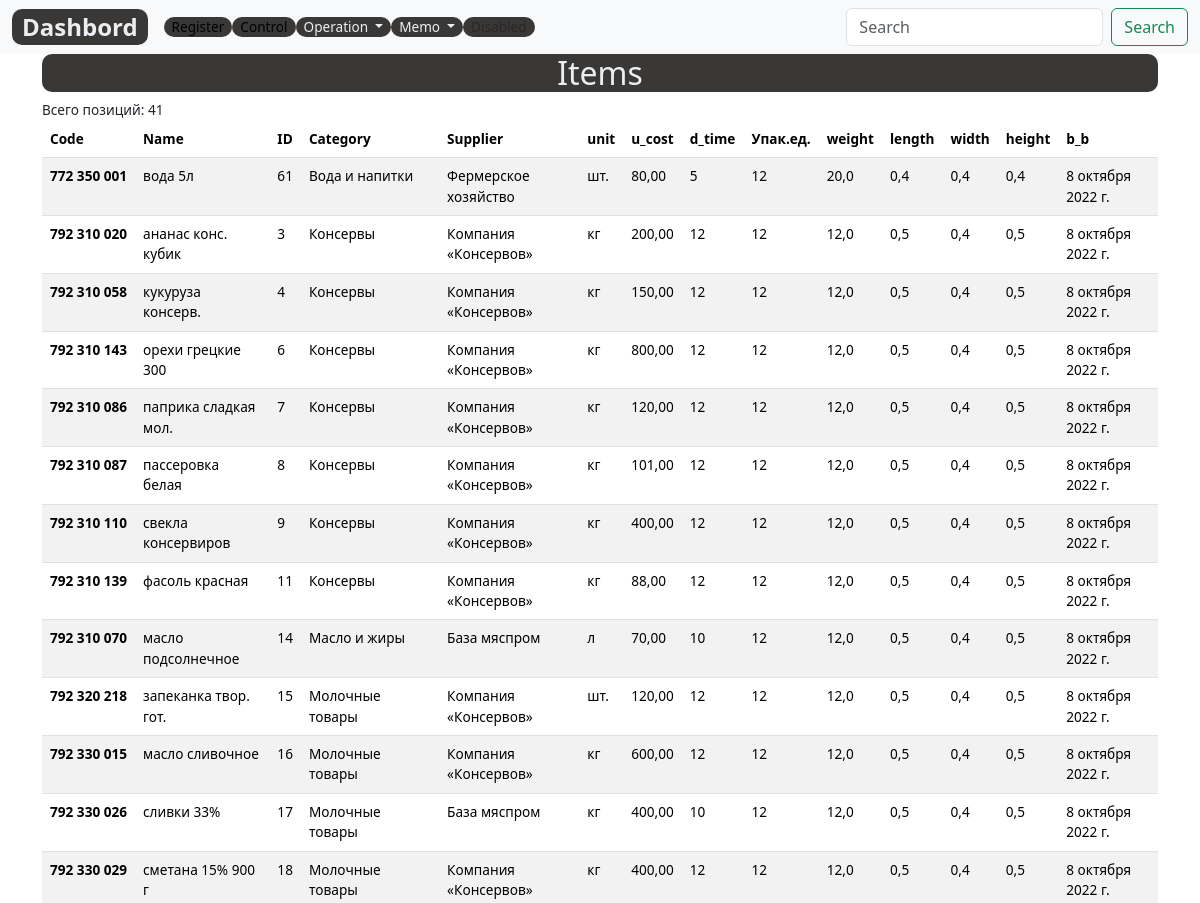
/items-list/ (upper part), run on an earlier commit of the app's database.
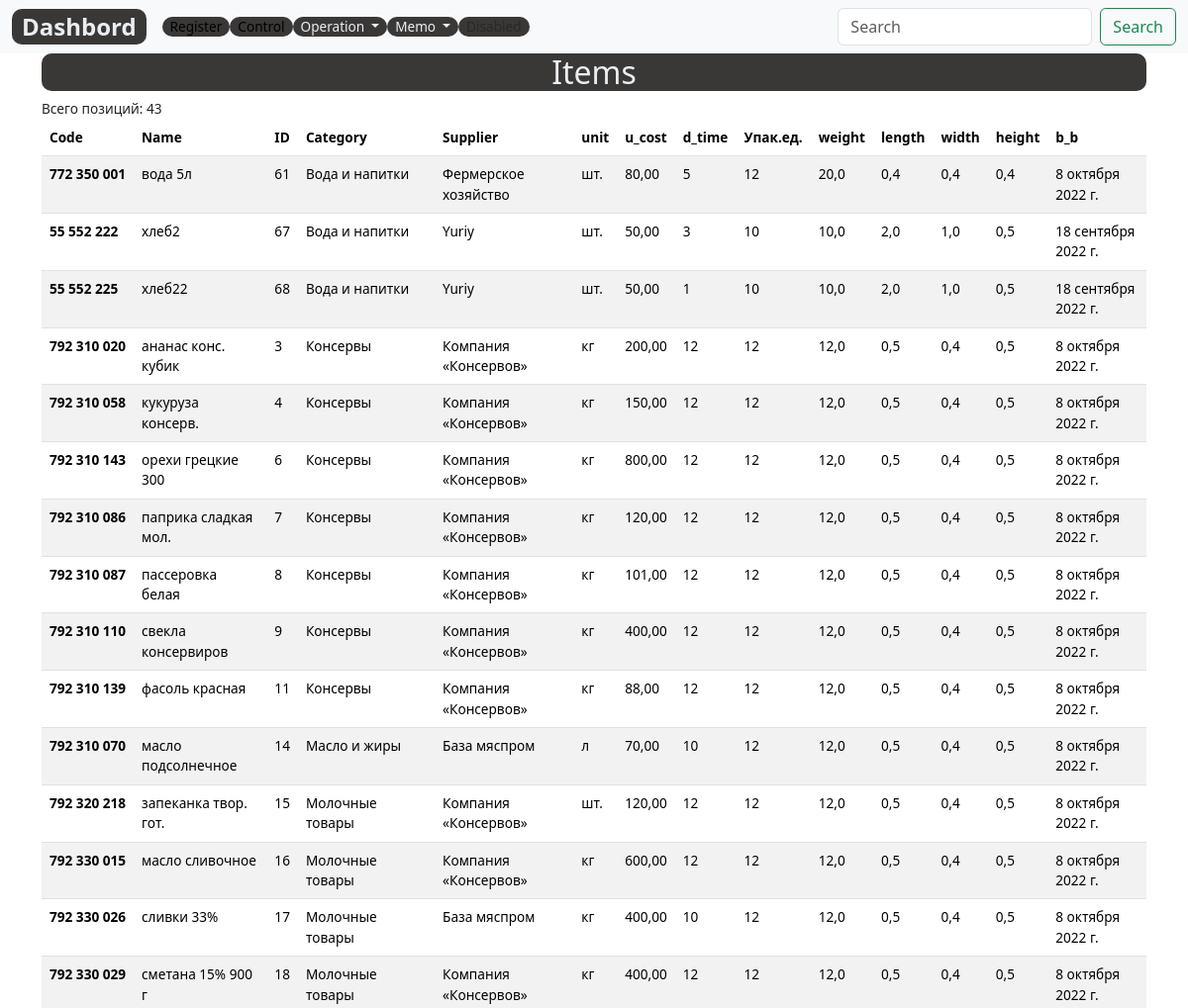
And on a later commit of the database.
### register/models.py (models this page shows, shortened)
class Item(models.Model):
    code=models.DecimalField(max_digits=12, unique=True, help_text="Не более 12 знаков",decimal_places=0,null=True,verbose_name='Код')
    name = models.CharField(max_length=200, help_text="Не более 200 знаков", unique=True,db_index=True)
    category = models.ForeignKey(
        CategoryItem, related_name='item', on_delete=models.CASCADE)
    supplier=models.ForeignKey(Supplier, related_name='item',on_delete=models.CASCADE)
    unit = models.CharField(max_length=50, help_text="Не более 50 знаков", choices=UNITS ) # pounds, lbs, oz ,grams, etc
    unit_cost = models.DecimalField(max_digits=10, help_text="Не более 10 знаков",decimal_places=2)
    description = models.TextField(blank=True, null=True)
    slug= models.SlugField(max_length=255, verbose_name='Url', unique=True)
    delivery_time = models.IntegerField(verbose_name='Дней', null=True)
    supply_pack = models.IntegerField(verbose_name='Упаковка, ед.', null=True, default=1)
    pack_weight= models.FloatField(verbose_name='вес упаковки', blank=True, null=True)
    pack_length=models.FloatField(verbose_name='длина упаковки', blank=True, null=True)
    pack_width = models.FloatField(verbose_name='ширина упаковки', blank=True, null=True)
    pack_height = models.FloatField(verbose_name='высота упаковки', blank=True, null=True)
    best_befor = models.DateField(blank=True, null=True, default=date.today()+timedelta(days=30))
    created_date= models.DateField(auto_now_add=True, verbose_name='Создан',null=True)
    updated_date = models.DateField(auto_now=True,  verbose_name='Изменен', null=True)
    class Meta:
        ordering = ['category','name']
        verbose_name = 'Товар'
        verbose_name_plural = 'Товары'

class CategoryItem(models.Model):
    code= models.DecimalField(max_digits=5, help_text="Не более 5 цифр", decimal_places=0, unique=True,verbose_name='Код')
    name = models.CharField(max_length=200, help_text="Не более 200 знаков", db_index=True, verbose_name='Категория')
    slug= models.SlugField(max_length=255, verbose_name='Url', unique=True)
    class Meta:
        ordering = ['name']
        verbose_name = 'Категория товара'
        verbose_name_plural = 'Категории товаров'
    def __str__(self):
        return self.name

class Supplier(models.Model):
    code=models.CharField(max_length=4, null=True)
    name = models.CharField(max_length=200, help_text="Не более 200 знаков",db_index=True)
    slug= models.SlugField(max_length=255, verbose_name='Url', unique=True)
    address = models.CharField(max_length=220)
    contact=models.CharField(max_length=250, null=True)
    created_date = models.DateField(auto_now_add=True)
    class Meta:
        ordering = ['name']
        verbose_name = 'Поставщик'
        verbose_name_plural = 'Поставщики'
    def __str__(self):
        return self.name

### register/views.py (the view)
# urls.py: path('items-list/', ItemsListView.as_view(), name='items-list'),
class ItemsListView(ListView):
    model=Item
    template_name = 'register/items/items.html'
    context_object_name = 'items'

### register/templates/register/items/items.html (shortened to what this page needs)
{% extends 'base_simple.html' %}
{% load static %}
{% block content %}
<div class="container">
  <h2 class="custom">Items </h2>
  Всего позиций: {{items.count}}
  <table class="table table-striped">
    <thead style="position: sticky;
  top: -1px;
  z-index: 2;background: #9d9e9e;">
      <tr>
        <th scope="col">Code</th>
        <th scope="col">Name</th>
        <th scope="col">ID</th>
        <th scope="col">Category</th>
        <th scope="col">Supplier</th>
        <th scope="col">unit</th>
        <th scope="col">u_cost</th>
        <th scope="col">d_time</th>
        <th scope="col">Упак.ед.</th>
        <th scope="col">weight</th>
        <th scope="col">length</th>
        <th scope="col">width</th>
        <th scope="col">height</th>
        <th scope="col">b_b</th>
      </tr>
    </thead>
    <tbody>
      {% for item in items%}
      <tr>
        <th scope="row">{{item.code}}</th>
        <td>{{item.name}}</td>
        <td>{{item.id}}</td>
        <td>{{item.category}}</td>
        <td>{{item.supplier}}</td>
        <td>{{item.unit}}</td>
        <td>{{item.unit_cost}}</td>
        <td>{{item.delivery_time}}</td>
        <td>{{item.supply_pack}}</td>
        <td>{{item.pack_weight}}</td>
        <td>{{item.pack_length}}</td>
        <td>{{item.pack_width}}</td>
        <td>{{item.pack_height}}</td>
        <td>{{item.best_befor}}</td>
      </tr>
      {% endfor %}
    </tbody>
  </table>
</div>
{% endblock %}

What changed in the data, as far as the page shows it:
added Item: code "55 552 222", name "хлеб2", id "67", category "Вода и напитки", supplier "Yuriy", unit "шт.", unit_cost "50,00", delivery_time "3", supply_pack "10", pack_weight "10,0", pack_length "2,0", pack_width "1,0", pack_height "0,5", best_befor "18 сентября 2022 г."
added Item: code "55 552 225", name "хлеб22", id "68", category "Вода и напитки", supplier "Yuriy", unit "шт.", unit_cost "50,00", delivery_time "1", supply_pack "10", pack_weight "10,0", pack_length "2,0", pack_width "1,0", pack_height "0,5", best_befor "18 сентября 2022 г."
Also different on the page:
{{ items.count }}: "41" → "43"
